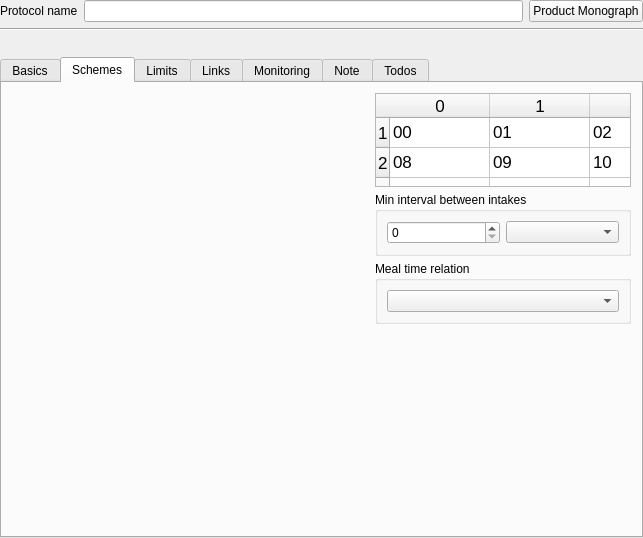
<?xml version="1.0" encoding="UTF-8"?>
<ui version="4.0">
 <class>DrugsWidget::Internal::DosageViewer</class>
 <widget class="QWidget" name="DrugsWidget::Internal::DosageViewer">
  <property name="geometry">
   <rect>
    <x>0</x>
    <y>0</y>
    <width>643</width>
    <height>538</height>
   </rect>
  </property>
  <property name="windowTitle">
   <string/>
  </property>
  <property name="toolTip">
   <string>Show the summary of product characteristics</string>
  </property>
  <layout class="QGridLayout" name="gridLayout">
   <property name="leftMargin">
    <number>0</number>
   </property>
   <property name="topMargin">
    <number>0</number>
   </property>
   <property name="rightMargin">
    <number>0</number>
   </property>
   <property name="bottomMargin">
    <number>0</number>
   </property>
   <item row="0" column="0">
    <layout class="QHBoxLayout" name="labelLayout">
     <item>
      <widget class="QLabel" name="labelOfDosageLabel">
       <property name="text">
        <string>Protocol name</string>
       </property>
      </widget>
     </item>
     <item>
      <widget class="QLineEdit" name="labelLineEdit"/>
     </item>
     <item>
      <widget class="QPushButton" name="monographButton">
       <property name="toolTip">
        <string>External link to the product monograph</string>
       </property>
       <property name="text">
        <string>Product Monograph</string>
       </property>
       <property name="autoDefault">
        <bool>false</bool>
       </property>
       <property name="default">
        <bool>false</bool>
       </property>
      </widget>
     </item>
    </layout>
   </item>
   <item row="1" column="0">
    <widget class="Line" name="line">
     <property name="orientation">
      <enum>Qt::Horizontal</enum>
     </property>
    </widget>
   </item>
   <item row="2" column="0">
    <layout class="QHBoxLayout" name="horizontalLayout_2">
     <item>
      <widget class="QLabel" name="interactionLabel">
       <property name="maximumSize">
        <size>
         <width>20</width>
         <height>20</height>
        </size>
       </property>
       <property name="text">
        <string/>
       </property>
      </widget>
     </item>
     <item>
      <widget class="QLabel" name="drugNameLabel">
       <property name="font">
        <font>
         <weight>75</weight>
         <bold>true</bold>
        </font>
       </property>
       <property name="text">
        <string/>
       </property>
       <property name="alignment">
        <set>Qt::AlignCenter</set>
       </property>
      </widget>
     </item>
    </layout>
   </item>
   <item row="3" column="0">
    <widget class="QTabWidget" name="tabWidget">
     <property name="enabled">
      <bool>true</bool>
     </property>
     <property name="currentIndex">
      <number>1</number>
     </property>
     <widget class="QWidget" name="tabBasics">
      <attribute name="title">
       <string>Basics</string>
      </attribute>
      <layout class="QGridLayout" name="gridLayout_5">
       <property name="leftMargin">
        <number>10</number>
       </property>
       <property name="topMargin">
        <number>10</number>
       </property>
       <property name="rightMargin">
        <number>10</number>
       </property>
       <property name="bottomMargin">
        <number>10</number>
       </property>
       <property name="spacing">
        <number>5</number>
       </property>
       <item row="6" column="0">
        <spacer name="verticalSpacer">
         <property name="orientation">
          <enum>Qt::Vertical</enum>
         </property>
         <property name="sizeHint" stdset="0">
          <size>
           <width>20</width>
           <height>40</height>
          </size>
         </property>
        </spacer>
       </item>
       <item row="0" column="0">
        <widget class="QGroupBox" name="groupBox_6">
         <property name="title">
          <string>Intakes</string>
         </property>
         <layout class="QGridLayout" name="gridLayout_3">
          <property name="leftMargin">
           <number>10</number>
          </property>
          <property name="topMargin">
           <number>10</number>
          </property>
          <property name="rightMargin">
           <number>10</number>
          </property>
          <property name="bottomMargin">
           <number>10</number>
          </property>
          <property name="spacing">
           <number>5</number>
          </property>
          <item row="0" column="0">
           <widget class="QCheckBox" name="fromToIntakesCheck">
            <property name="text">
             <string>Range x to y</string>
            </property>
           </widget>
          </item>
          <item row="1" column="0">
           <layout class="QHBoxLayout" name="horizontalLayout_4">
            <item>
             <widget class="QLabel" name="intakesFromLabel">
              <property name="sizePolicy">
               <sizepolicy hsizetype="Fixed" vsizetype="Fixed">
                <horstretch>0</horstretch>
                <verstretch>0</verstretch>
               </sizepolicy>
              </property>
              <property name="text">
               <string>Take</string>
              </property>
             </widget>
            </item>
            <item>
             <widget class="QDoubleSpinBox" name="intakesFromSpin">
              <property name="sizePolicy">
               <sizepolicy hsizetype="Fixed" vsizetype="Fixed">
                <horstretch>0</horstretch>
                <verstretch>0</verstretch>
               </sizepolicy>
              </property>
              <property name="minimum">
               <double>1.000000000000000</double>
              </property>
              <property name="maximum">
               <double>999.990000000000009</double>
              </property>
             </widget>
            </item>
            <item>
             <widget class="QLabel" name="intakesToLabel">
              <property name="sizePolicy">
               <sizepolicy hsizetype="Fixed" vsizetype="Fixed">
                <horstretch>0</horstretch>
                <verstretch>0</verstretch>
               </sizepolicy>
              </property>
              <property name="text">
               <string>To</string>
              </property>
              <property name="alignment">
               <set>Qt::AlignRight|Qt::AlignTrailing|Qt::AlignVCenter</set>
              </property>
             </widget>
            </item>
            <item>
             <widget class="QDoubleSpinBox" name="intakesToSpin">
              <property name="sizePolicy">
               <sizepolicy hsizetype="Fixed" vsizetype="Fixed">
                <horstretch>0</horstretch>
                <verstretch>0</verstretch>
               </sizepolicy>
              </property>
              <property name="minimum">
               <double>1.000000000000000</double>
              </property>
              <property name="maximum">
               <double>999.990000000000009</double>
              </property>
             </widget>
            </item>
            <item>
             <widget class="Utils::ComboWithFancyButton" name="intakesCombo">
              <property name="sizePolicy">
               <sizepolicy hsizetype="Preferred" vsizetype="Fixed">
                <horstretch>0</horstretch>
                <verstretch>0</verstretch>
               </sizepolicy>
              </property>
              <property name="editable">
               <bool>true</bool>
              </property>
             </widget>
            </item>
            <item>
             <widget class="QPushButton" name="userformsButton">
              <property name="sizePolicy">
               <sizepolicy hsizetype="Minimum" vsizetype="Minimum">
                <horstretch>0</horstretch>
                <verstretch>0</verstretch>
               </sizepolicy>
              </property>
              <property name="minimumSize">
               <size>
                <width>20</width>
                <height>20</height>
               </size>
              </property>
              <property name="maximumSize">
               <size>
                <width>20</width>
                <height>20</height>
               </size>
              </property>
              <property name="text">
               <string/>
              </property>
              <property name="autoDefault">
               <bool>false</bool>
              </property>
              <property name="default">
               <bool>false</bool>
              </property>
             </widget>
            </item>
           </layout>
          </item>
          <item row="2" column="0">
           <layout class="QHBoxLayout" name="horizontalLayout_5">
            <item>
             <widget class="QLabel" name="intakesFromLabel_3">
              <property name="sizePolicy">
               <sizepolicy hsizetype="Fixed" vsizetype="Fixed">
                <horstretch>0</horstretch>
                <verstretch>0</verstretch>
               </sizepolicy>
              </property>
              <property name="text">
               <string>Every</string>
              </property>
             </widget>
            </item>
            <item>
             <widget class="QSpinBox" name="periodSpin">
              <property name="minimum">
               <number>1</number>
              </property>
              <property name="maximum">
               <number>999</number>
              </property>
             </widget>
            </item>
            <item>
             <widget class="QComboBox" name="periodSchemeCombo">
              <property name="editable">
               <bool>true</bool>
              </property>
             </widget>
            </item>
           </layout>
          </item>
          <item row="3" column="0">
           <layout class="QHBoxLayout" name="horizontalLayout_7">
            <item>
             <widget class="QLabel" name="routeLabel">
              <property name="sizePolicy">
               <sizepolicy hsizetype="Minimum" vsizetype="Preferred">
                <horstretch>0</horstretch>
                <verstretch>0</verstretch>
               </sizepolicy>
              </property>
              <property name="text">
               <string>Route(s):</string>
              </property>
             </widget>
            </item>
            <item>
             <widget class="QComboBox" name="routeCombo"/>
            </item>
           </layout>
          </item>
         </layout>
        </widget>
       </item>
       <item row="1" column="0">
        <widget class="QGroupBox" name="groupBox_7">
         <property name="title">
          <string>Duration</string>
         </property>
         <layout class="QGridLayout" name="gridLayout_4">
          <property name="leftMargin">
           <number>10</number>
          </property>
          <property name="topMargin">
           <number>10</number>
          </property>
          <property name="rightMargin">
           <number>10</number>
          </property>
          <property name="bottomMargin">
           <number>10</number>
          </property>
          <property name="spacing">
           <number>5</number>
          </property>
          <item row="1" column="0">
           <layout class="QHBoxLayout" name="horizontalLayout_6">
            <item>
             <widget class="QLabel" name="durationFromLabel">
              <property name="sizePolicy">
               <sizepolicy hsizetype="Fixed" vsizetype="Fixed">
                <horstretch>0</horstretch>
                <verstretch>0</verstretch>
               </sizepolicy>
              </property>
              <property name="text">
               <string>For</string>
              </property>
             </widget>
            </item>
            <item>
             <widget class="QSpinBox" name="durationFromSpin">
              <property name="sizePolicy">
               <sizepolicy hsizetype="Fixed" vsizetype="Fixed">
                <horstretch>0</horstretch>
                <verstretch>0</verstretch>
               </sizepolicy>
              </property>
             </widget>
            </item>
            <item>
             <widget class="QLabel" name="durationToLabel">
              <property name="sizePolicy">
               <sizepolicy hsizetype="Fixed" vsizetype="Fixed">
                <horstretch>0</horstretch>
                <verstretch>0</verstretch>
               </sizepolicy>
              </property>
              <property name="text">
               <string>To</string>
              </property>
              <property name="alignment">
               <set>Qt::AlignRight|Qt::AlignTrailing|Qt::AlignVCenter</set>
              </property>
             </widget>
            </item>
            <item>
             <widget class="QSpinBox" name="durationToSpin">
              <property name="sizePolicy">
               <sizepolicy hsizetype="Fixed" vsizetype="Fixed">
                <horstretch>0</horstretch>
                <verstretch>0</verstretch>
               </sizepolicy>
              </property>
             </widget>
            </item>
            <item>
             <widget class="QComboBox" name="durationCombo">
              <property name="sizePolicy">
               <sizepolicy hsizetype="Preferred" vsizetype="Fixed">
                <horstretch>0</horstretch>
                <verstretch>0</verstretch>
               </sizepolicy>
              </property>
              <property name="editable">
               <bool>true</bool>
              </property>
              <property name="sizeAdjustPolicy">
               <enum>QComboBox::AdjustToContentsOnFirstShow</enum>
              </property>
             </widget>
            </item>
           </layout>
          </item>
          <item row="0" column="0">
           <widget class="QCheckBox" name="fromToDurationCheck">
            <property name="text">
             <string>Range x to y</string>
            </property>
           </widget>
          </item>
          <item row="2" column="0">
           <layout class="QHBoxLayout" name="horizontalLayout_9">
            <item>
             <widget class="QLabel" name="refillLabel">
              <property name="text">
               <string>Refill</string>
              </property>
             </widget>
            </item>
            <item>
             <widget class="QSpinBox" name="refillSpin"/>
            </item>
            <item>
             <widget class="QLabel" name="refillTimesLabel">
              <property name="text">
               <string>times</string>
              </property>
             </widget>
            </item>
            <item>
             <spacer name="horizontalSpacer_2">
              <property name="orientation">
               <enum>Qt::Horizontal</enum>
              </property>
              <property name="sizeHint" stdset="0">
               <size>
                <width>40</width>
                <height>20</height>
               </size>
              </property>
             </spacer>
            </item>
           </layout>
          </item>
         </layout>
        </widget>
       </item>
       <item row="5" column="0">
        <widget class="QLabel" name="innCompositionLabel">
         <property name="text">
          <string/>
         </property>
         <property name="indent">
          <number>20</number>
         </property>
        </widget>
       </item>
       <item row="2" column="0">
        <layout class="QHBoxLayout" name="horizontalLayout_3">
         <item>
          <widget class="QCheckBox" name="dosageForAllInnCheck">
           <property name="toolTip">
            <string/>
           </property>
           <property name="text">
            <string>Used for INN prescription</string>
           </property>
          </widget>
         </item>
         <item>
          <widget class="QCheckBox" name="aldCheck">
           <property name="text">
            <string>100%</string>
           </property>
          </widget>
         </item>
        </layout>
       </item>
      </layout>
     </widget>
     <widget class="QWidget" name="tabSchemes">
      <attribute name="title">
       <string>Schemes</string>
      </attribute>
      <layout class="QGridLayout" name="gridLayout_6">
       <property name="leftMargin">
        <number>10</number>
       </property>
       <property name="topMargin">
        <number>10</number>
       </property>
       <property name="rightMargin">
        <number>10</number>
       </property>
       <property name="bottomMargin">
        <number>10</number>
       </property>
       <property name="spacing">
        <number>5</number>
       </property>
       <item row="3" column="3">
        <widget class="QGroupBox" name="groupBox_11">
         <property name="title">
          <string>Meal time relation</string>
         </property>
         <layout class="QGridLayout" name="gridLayout_19">
          <item row="0" column="0">
           <widget class="QComboBox" name="mealTimeCombo"/>
          </item>
         </layout>
        </widget>
       </item>
       <item row="2" column="3">
        <widget class="QGroupBox" name="groupBox_10">
         <property name="title">
          <string>Min interval between intakes</string>
         </property>
         <layout class="QGridLayout" name="gridLayout_18">
          <item row="0" column="0">
           <layout class="QHBoxLayout" name="horizontalLayout">
            <item>
             <widget class="QSpinBox" name="minIntervalIntakesSpin"/>
            </item>
            <item>
             <widget class="QComboBox" name="intervalTimeSchemeCombo">
              <property name="sizePolicy">
               <sizepolicy hsizetype="Minimum" vsizetype="Fixed">
                <horstretch>0</horstretch>
                <verstretch>0</verstretch>
               </sizepolicy>
              </property>
              <property name="minimumSize">
               <size>
                <width>0</width>
                <height>0</height>
               </size>
              </property>
              <property name="maximumSize">
               <size>
                <width>16777215</width>
                <height>16777215</height>
               </size>
              </property>
             </widget>
            </item>
           </layout>
          </item>
         </layout>
        </widget>
       </item>
       <item row="1" column="0" rowspan="5" colspan="2">
        <widget class="DrugsWidget::Internal::DailySchemeViewer" name="dailyScheme" native="true"/>
       </item>
       <item row="1" column="2">
        <spacer name="horizontalSpacer">
         <property name="orientation">
          <enum>Qt::Horizontal</enum>
         </property>
         <property name="sizeHint" stdset="0">
          <size>
           <width>40</width>
           <height>20</height>
          </size>
         </property>
        </spacer>
       </item>
       <item row="1" column="3">
        <widget class="QTableWidget" name="hourlyTableWidget">
         <property name="sizePolicy">
          <sizepolicy hsizetype="Preferred" vsizetype="Preferred">
           <horstretch>0</horstretch>
           <verstretch>0</verstretch>
          </sizepolicy>
         </property>
         <property name="minimumSize">
          <size>
           <width>0</width>
           <height>94</height>
          </size>
         </property>
         <property name="maximumSize">
          <size>
           <width>16777215</width>
           <height>94</height>
          </size>
         </property>
         <property name="font">
          <font>
           <pointsize>13</pointsize>
          </font>
         </property>
         <property name="verticalScrollBarPolicy">
          <enum>Qt::ScrollBarAlwaysOff</enum>
         </property>
         <property name="horizontalScrollBarPolicy">
          <enum>Qt::ScrollBarAlwaysOff</enum>
         </property>
         <property name="selectionMode">
          <enum>QAbstractItemView::MultiSelection</enum>
         </property>
         <row>
          <property name="text">
           <string>1</string>
          </property>
         </row>
         <row>
          <property name="text">
           <string>2</string>
          </property>
         </row>
         <row>
          <property name="text">
           <string>3</string>
          </property>
         </row>
         <column>
          <property name="text">
           <string>0</string>
          </property>
         </column>
         <column>
          <property name="text">
           <string>1</string>
          </property>
         </column>
         <column>
          <property name="text">
           <string>2</string>
          </property>
         </column>
         <column>
          <property name="text">
           <string>3</string>
          </property>
         </column>
         <column>
          <property name="text">
           <string>4</string>
          </property>
         </column>
         <column>
          <property name="text">
           <string>5</string>
          </property>
         </column>
         <column>
          <property name="text">
           <string>6</string>
          </property>
         </column>
         <column>
          <property name="text">
           <string>7</string>
          </property>
         </column>
         <item row="0" column="0">
          <property name="text">
           <string>00</string>
          </property>
         </item>
         <item row="0" column="1">
          <property name="text">
           <string>01</string>
          </property>
         </item>
         <item row="0" column="2">
          <property name="text">
           <string>02</string>
          </property>
         </item>
         <item row="0" column="3">
          <property name="text">
           <string>03</string>
          </property>
         </item>
         <item row="0" column="4">
          <property name="text">
           <string>04</string>
          </property>
         </item>
         <item row="0" column="5">
          <property name="text">
           <string>05</string>
          </property>
         </item>
         <item row="0" column="6">
          <property name="text">
           <string>06</string>
          </property>
         </item>
         <item row="0" column="7">
          <property name="text">
           <string>07</string>
          </property>
         </item>
         <item row="1" column="0">
          <property name="text">
           <string>08</string>
          </property>
         </item>
         <item row="1" column="1">
          <property name="text">
           <string>09</string>
          </property>
         </item>
         <item row="1" column="2">
          <property name="text">
           <string>10</string>
          </property>
         </item>
         <item row="1" column="3">
          <property name="text">
           <string>11</string>
          </property>
         </item>
         <item row="1" column="4">
          <property name="text">
           <string>12</string>
          </property>
         </item>
         <item row="1" column="5">
          <property name="text">
           <string>13</string>
          </property>
         </item>
         <item row="1" column="6">
          <property name="text">
           <string>14</string>
          </property>
         </item>
         <item row="1" column="7">
          <property name="text">
           <string>15</string>
          </property>
         </item>
         <item row="2" column="0">
          <property name="text">
           <string>16</string>
          </property>
         </item>
         <item row="2" column="1">
          <property name="text">
           <string>17</string>
          </property>
         </item>
         <item row="2" column="2">
          <property name="text">
           <string>18</string>
          </property>
         </item>
         <item row="2" column="3">
          <property name="text">
           <string>19</string>
          </property>
         </item>
         <item row="2" column="4">
          <property name="text">
           <string>20</string>
          </property>
         </item>
         <item row="2" column="5">
          <property name="text">
           <string>21</string>
          </property>
         </item>
         <item row="2" column="6">
          <property name="text">
           <string>22</string>
          </property>
         </item>
         <item row="2" column="7">
          <property name="text">
           <string>23</string>
          </property>
         </item>
        </widget>
       </item>
       <item row="5" column="3">
        <spacer name="verticalSpacer_2">
         <property name="orientation">
          <enum>Qt::Vertical</enum>
         </property>
         <property name="sizeHint" stdset="0">
          <size>
           <width>20</width>
           <height>40</height>
          </size>
         </property>
        </spacer>
       </item>
      </layout>
     </widget>
     <widget class="QWidget" name="tabLimits">
      <attribute name="title">
       <string>Limits</string>
      </attribute>
      <layout class="QGridLayout" name="gridLayout_12">
       <property name="leftMargin">
        <number>10</number>
       </property>
       <property name="topMargin">
        <number>10</number>
       </property>
       <property name="rightMargin">
        <number>10</number>
       </property>
       <property name="bottomMargin">
        <number>10</number>
       </property>
       <property name="spacing">
        <number>5</number>
       </property>
       <item row="0" column="0" rowspan="2">
        <widget class="QGroupBox" name="groupBox_2">
         <property name="title">
          <string>Weight / Age / Sex Limited</string>
         </property>
         <layout class="QGridLayout" name="gridLayout_8">
          <property name="leftMargin">
           <number>0</number>
          </property>
          <property name="topMargin">
           <number>0</number>
          </property>
          <property name="rightMargin">
           <number>0</number>
          </property>
          <property name="bottomMargin">
           <number>0</number>
          </property>
          <property name="spacing">
           <number>5</number>
          </property>
          <item row="0" column="2">
           <widget class="QComboBox" name="minAgeCombo">
            <property name="enabled">
             <bool>true</bool>
            </property>
            <property name="minimumSize">
             <size>
              <width>0</width>
              <height>22</height>
             </size>
            </property>
            <property name="currentIndex">
             <number>-1</number>
            </property>
           </widget>
          </item>
          <item row="2" column="2">
           <widget class="QLabel" name="label_3">
            <property name="minimumSize">
             <size>
              <width>0</width>
              <height>22</height>
             </size>
            </property>
            <property name="text">
             <string notr="true">kg</string>
            </property>
           </widget>
          </item>
          <item row="3" column="1" colspan="2">
           <widget class="QComboBox" name="sexLimitCombo">
            <property name="enabled">
             <bool>true</bool>
            </property>
            <property name="minimumSize">
             <size>
              <width>0</width>
              <height>22</height>
             </size>
            </property>
            <item>
             <property name="text">
              <string>No Sex limitation</string>
             </property>
            </item>
            <item>
             <property name="text">
              <string>Man only</string>
             </property>
            </item>
            <item>
             <property name="text">
              <string>Woman only</string>
             </property>
            </item>
           </widget>
          </item>
          <item row="1" column="2">
           <widget class="QComboBox" name="maxAgeCombo">
            <property name="enabled">
             <bool>true</bool>
            </property>
           </widget>
          </item>
          <item row="0" column="0">
           <widget class="QLabel" name="label">
            <property name="text">
             <string>Min age</string>
            </property>
           </widget>
          </item>
          <item row="1" column="0">
           <widget class="QLabel" name="label_2">
            <property name="text">
             <string>Max age</string>
            </property>
           </widget>
          </item>
          <item row="2" column="0">
           <widget class="QLabel" name="label_5">
            <property name="text">
             <string>Min weight</string>
            </property>
           </widget>
          </item>
          <item row="3" column="0">
           <widget class="QLabel" name="label_7">
            <property name="text">
             <string>Sex limited</string>
            </property>
           </widget>
          </item>
          <item row="0" column="1">
           <widget class="QSpinBox" name="minAgeSpin"/>
          </item>
          <item row="1" column="1">
           <widget class="QSpinBox" name="maxAgeSpin"/>
          </item>
          <item row="2" column="1">
           <widget class="QSpinBox" name="minWeightSpin"/>
          </item>
         </layout>
        </widget>
       </item>
       <item row="0" column="1">
        <widget class="QGroupBox" name="groupBox">
         <property name="title">
          <string>Renal function limits</string>
         </property>
         <layout class="QGridLayout" name="gridLayout_11">
          <property name="leftMargin">
           <number>0</number>
          </property>
          <property name="topMargin">
           <number>0</number>
          </property>
          <property name="rightMargin">
           <number>0</number>
          </property>
          <property name="bottomMargin">
           <number>0</number>
          </property>
          <property name="spacing">
           <number>5</number>
          </property>
          <item row="0" column="1">
           <widget class="QSpinBox" name="minClearanceSpin">
            <property name="enabled">
             <bool>true</bool>
            </property>
            <property name="minimumSize">
             <size>
              <width>0</width>
              <height>22</height>
             </size>
            </property>
            <property name="maximum">
             <number>150</number>
            </property>
           </widget>
          </item>
          <item row="0" column="2">
           <widget class="QLabel" name="label_8">
            <property name="minimumSize">
             <size>
              <width>0</width>
              <height>22</height>
             </size>
            </property>
            <property name="text">
             <string>ml/min</string>
            </property>
           </widget>
          </item>
          <item row="1" column="1">
           <widget class="QSpinBox" name="maxClearanceSpin">
            <property name="enabled">
             <bool>true</bool>
            </property>
            <property name="minimumSize">
             <size>
              <width>0</width>
              <height>22</height>
             </size>
            </property>
            <property name="maximum">
             <number>150</number>
            </property>
           </widget>
          </item>
          <item row="1" column="2">
           <widget class="QLabel" name="label_9">
            <property name="minimumSize">
             <size>
              <width>0</width>
              <height>22</height>
             </size>
            </property>
            <property name="text">
             <string>ml/min</string>
            </property>
           </widget>
          </item>
          <item row="0" column="0">
           <widget class="QLabel" name="label_13">
            <property name="text">
             <string>Min clearance</string>
            </property>
           </widget>
          </item>
          <item row="1" column="0">
           <widget class="QLabel" name="label_14">
            <property name="text">
             <string>Max clearance</string>
            </property>
           </widget>
          </item>
         </layout>
        </widget>
       </item>
       <item row="1" column="1">
        <widget class="QGroupBox" name="groupBox_5">
         <property name="title">
          <string>Pregnancy / breast feeding</string>
         </property>
         <layout class="QGridLayout" name="gridLayout_14">
          <item row="0" column="0">
           <widget class="QLabel" name="label_12">
            <property name="text">
             <string>Work in progress</string>
            </property>
           </widget>
          </item>
         </layout>
        </widget>
       </item>
      </layout>
     </widget>
     <widget class="QWidget" name="tabLinks">
      <property name="enabled">
       <bool>false</bool>
      </property>
      <attribute name="title">
       <string>Links</string>
      </attribute>
      <layout class="QGridLayout" name="gridLayout_17">
       <item row="0" column="0">
        <widget class="QGroupBox" name="groupBox_8">
         <property name="title">
          <string>Links to CIM10 diagnosis</string>
         </property>
         <property name="checkable">
          <bool>true</bool>
         </property>
         <property name="checked">
          <bool>false</bool>
         </property>
         <layout class="QGridLayout" name="gridLayout_15">
          <item row="0" column="0">
           <widget class="QLabel" name="label_16">
            <property name="text">
             <string>Work in progress</string>
            </property>
           </widget>
          </item>
         </layout>
        </widget>
       </item>
       <item row="0" column="1">
        <widget class="QGroupBox" name="groupBox_9">
         <property name="title">
          <string>Links to eDRC diagnosis</string>
         </property>
         <property name="checkable">
          <bool>true</bool>
         </property>
         <property name="checked">
          <bool>false</bool>
         </property>
         <layout class="QGridLayout" name="gridLayout_16">
          <item row="0" column="0">
           <widget class="QLabel" name="label_17">
            <property name="text">
             <string>Work in progress</string>
            </property>
           </widget>
          </item>
         </layout>
        </widget>
       </item>
      </layout>
     </widget>
     <widget class="QWidget" name="tabMonitoring">
      <property name="enabled">
       <bool>false</bool>
      </property>
      <attribute name="title">
       <string>Monitoring</string>
      </attribute>
      <layout class="QGridLayout" name="gridLayout_10">
       <property name="leftMargin">
        <number>10</number>
       </property>
       <property name="topMargin">
        <number>10</number>
       </property>
       <property name="rightMargin">
        <number>10</number>
       </property>
       <property name="bottomMargin">
        <number>10</number>
       </property>
       <property name="spacing">
        <number>5</number>
       </property>
       <item row="0" column="0">
        <widget class="QGroupBox" name="groupBox_3">
         <property name="title">
          <string>CIM10 Limitations</string>
         </property>
         <property name="checkable">
          <bool>true</bool>
         </property>
         <property name="checked">
          <bool>false</bool>
         </property>
         <layout class="QGridLayout" name="gridLayout_9">
          <item row="0" column="0">
           <widget class="QLabel" name="label_6">
            <property name="text">
             <string>Work in progress</string>
            </property>
           </widget>
          </item>
         </layout>
        </widget>
       </item>
       <item row="0" column="1">
        <widget class="QGroupBox" name="groupBox_4">
         <property name="title">
          <string>Biological monitoring</string>
         </property>
         <property name="checkable">
          <bool>true</bool>
         </property>
         <property name="checked">
          <bool>false</bool>
         </property>
         <layout class="QGridLayout" name="gridLayout_13">
          <item row="0" column="0">
           <widget class="QLabel" name="label_10">
            <property name="text">
             <string>Work in progress</string>
            </property>
           </widget>
          </item>
         </layout>
        </widget>
       </item>
      </layout>
     </widget>
     <widget class="QWidget" name="tabNote">
      <attribute name="title">
       <string>Note</string>
      </attribute>
      <layout class="QGridLayout" name="gridLayout_2">
       <item row="0" column="0">
        <widget class="QTextEdit" name="noteTextEdit"/>
       </item>
      </layout>
     </widget>
     <widget class="QWidget" name="tabTodos">
      <property name="enabled">
       <bool>false</bool>
      </property>
      <attribute name="title">
       <string>Todos</string>
      </attribute>
      <layout class="QGridLayout" name="gridLayout_7">
       <property name="leftMargin">
        <number>10</number>
       </property>
       <property name="topMargin">
        <number>10</number>
       </property>
       <property name="rightMargin">
        <number>10</number>
       </property>
       <property name="bottomMargin">
        <number>10</number>
       </property>
       <property name="spacing">
        <number>5</number>
       </property>
       <item row="1" column="0">
        <widget class="QCheckBox" name="checkBox_2">
         <property name="text">
          <string>Don't specify the form</string>
         </property>
        </widget>
       </item>
       <item row="2" column="0">
        <widget class="QCheckBox" name="checkBox">
         <property name="text">
          <string>INN prescription</string>
         </property>
        </widget>
       </item>
       <item row="0" column="0">
        <widget class="QLabel" name="label_4">
         <property name="sizePolicy">
          <sizepolicy hsizetype="Fixed" vsizetype="Fixed">
           <horstretch>0</horstretch>
           <verstretch>0</verstretch>
          </sizepolicy>
         </property>
         <property name="text">
          <string>Alternate with</string>
         </property>
        </widget>
       </item>
      </layout>
     </widget>
    </widget>
   </item>
  </layout>
 </widget>
 <customwidgets>
  <customwidget>
   <class>DrugsWidget::Internal::DailySchemeViewer</class>
   <extends>QWidget</extends>
   <header location="global">drugswidget/dailyschemeviewer.h</header>
   <container>1</container>
  </customwidget>
  <customwidget>
   <class>Utils::ComboWithFancyButton</class>
   <extends>QComboBox</extends>
   <header location="global">utils/widgets/combowithfancybutton.h</header>
  </customwidget>
 </customwidgets>
 <tabstops>
  <tabstop>labelLineEdit</tabstop>
  <tabstop>tabWidget</tabstop>
  <tabstop>fromToIntakesCheck</tabstop>
  <tabstop>intakesFromSpin</tabstop>
  <tabstop>intakesToSpin</tabstop>
  <tabstop>intakesCombo</tabstop>
  <tabstop>userformsButton</tabstop>
  <tabstop>periodSpin</tabstop>
  <tabstop>periodSchemeCombo</tabstop>
  <tabstop>routeCombo</tabstop>
  <tabstop>fromToDurationCheck</tabstop>
  <tabstop>durationFromSpin</tabstop>
  <tabstop>durationToSpin</tabstop>
  <tabstop>durationCombo</tabstop>
  <tabstop>refillSpin</tabstop>
  <tabstop>dosageForAllInnCheck</tabstop>
  <tabstop>aldCheck</tabstop>
  <tabstop>hourlyTableWidget</tabstop>
  <tabstop>minIntervalIntakesSpin</tabstop>
  <tabstop>intervalTimeSchemeCombo</tabstop>
  <tabstop>mealTimeCombo</tabstop>
  <tabstop>minAgeSpin</tabstop>
  <tabstop>minAgeCombo</tabstop>
  <tabstop>maxAgeSpin</tabstop>
  <tabstop>maxAgeCombo</tabstop>
  <tabstop>minWeightSpin</tabstop>
  <tabstop>sexLimitCombo</tabstop>
  <tabstop>minClearanceSpin</tabstop>
  <tabstop>maxClearanceSpin</tabstop>
  <tabstop>groupBox_8</tabstop>
  <tabstop>groupBox_9</tabstop>
  <tabstop>groupBox_3</tabstop>
  <tabstop>groupBox_4</tabstop>
  <tabstop>noteTextEdit</tabstop>
  <tabstop>checkBox_2</tabstop>
  <tabstop>checkBox</tabstop>
  <tabstop>monographButton</tabstop>
 </tabstops>
 <resources/>
 <connections>
  <connection>
   <sender>fromToIntakesCheck</sender>
   <signal>clicked(bool)</signal>
   <receiver>intakesToSpin</receiver>
   <slot>setVisible(bool)</slot>
   <hints>
    <hint type="sourcelabel">
     <x>24</x>
     <y>103</y>
    </hint>
    <hint type="destinationlabel">
     <x>169</x>
     <y>129</y>
    </hint>
   </hints>
  </connection>
  <connection>
   <sender>fromToDurationCheck</sender>
   <signal>clicked(bool)</signal>
   <receiver>durationToLabel</receiver>
   <slot>setVisible(bool)</slot>
   <hints>
    <hint type="sourcelabel">
     <x>24</x>
     <y>240</y>
    </hint>
    <hint type="destinationlabel">
     <x>143</x>
     <y>268</y>
    </hint>
   </hints>
  </connection>
  <connection>
   <sender>fromToIntakesCheck</sender>
   <signal>clicked(bool)</signal>
   <receiver>intakesToLabel</receiver>
   <slot>setVisible(bool)</slot>
   <hints>
    <hint type="sourcelabel">
     <x>24</x>
     <y>103</y>
    </hint>
    <hint type="destinationlabel">
     <x>143</x>
     <y>133</y>
    </hint>
   </hints>
  </connection>
  <connection>
   <sender>dosageForAllInnCheck</sender>
   <signal>clicked(bool)</signal>
   <receiver>innCompositionLabel</receiver>
   <slot>setVisible(bool)</slot>
   <hints>
    <hint type="sourcelabel">
     <x>108</x>
     <y>318</y>
    </hint>
    <hint type="destinationlabel">
     <x>115</x>
     <y>343</y>
    </hint>
   </hints>
  </connection>
  <connection>
   <sender>fromToDurationCheck</sender>
   <signal>clicked(bool)</signal>
   <receiver>durationToSpin</receiver>
   <slot>setVisible(bool)</slot>
   <hints>
    <hint type="sourcelabel">
     <x>321</x>
     <y>359</y>
    </hint>
    <hint type="destinationlabel">
     <x>159</x>
     <y>393</y>
    </hint>
   </hints>
  </connection>
 </connections>
</ui>
